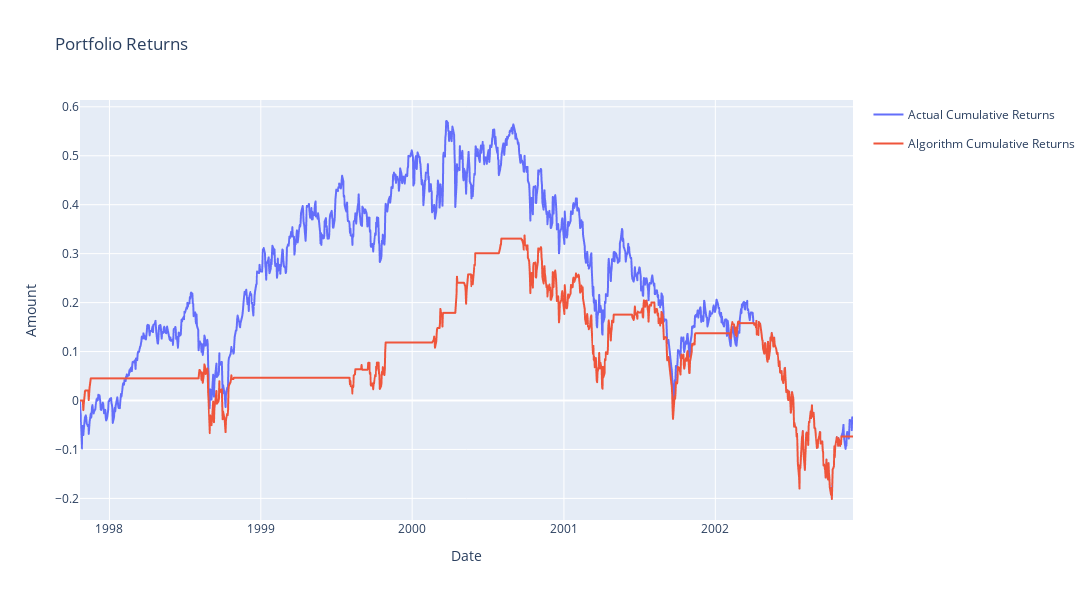

Notebook cell for this chart:
### Code cell
plot_returns(svm_ptf)

### Figure 1 — Plotly figure (JSON) as saved in the notebook; plotly's stock layout.template omitted (floating-point values rounded to 4 significant figures; data arrays with more than 128 entries replaced by an {"elided": "..."} marker saying what was removed)
{"data": [{"hovertemplate": "variable=Actual Cumulative Returns<br>Date=%{x}<br>value=%{y}<extra></extra>", "legendgroup": "Actual Cumulative Returns", "line": {"color": "#636efa", "dash": "solid"}, "marker": {"symbol": "circle"}, "mode": "lines", "name": "Actual Cumulative Returns", "showlegend": true, "type": "scattergl", "x": {"elided": "1284 str values"}, "xaxis": "x", "y": {"elided": "1284 float values"}, "yaxis": "y"}, {"hovertemplate": "variable=Algorithm Cumulative Returns<br>Date=%{x}<br>value=%{y}<extra></extra>", "legendgroup": "Algorithm Cumulative Returns", "line": {"color": "#EF553B", "dash": "solid"}, "marker": {"symbol": "circle"}, "mode": "lines", "name": "Algorithm Cumulative Returns", "showlegend": true, "type": "scattergl", "x": {"elided": "1284 str values"}, "xaxis": "x", "y": {"elided": "1284 float values"}, "yaxis": "y"}], "layout": {"height": 600, "title": {"text": "Portfolio Returns"}, "width": 1200, "xaxis": {"title": {"text": "Date"}}, "yaxis": {"title": {"text": "Amount"}}}}
